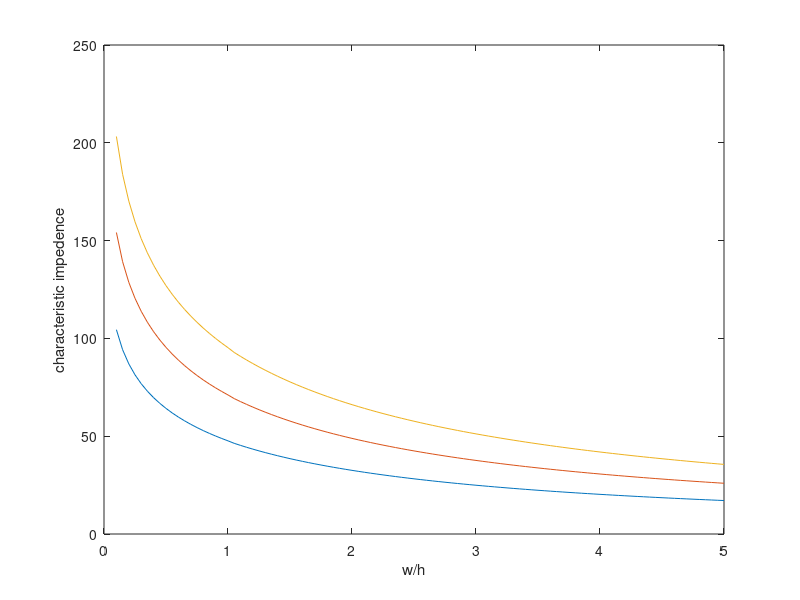
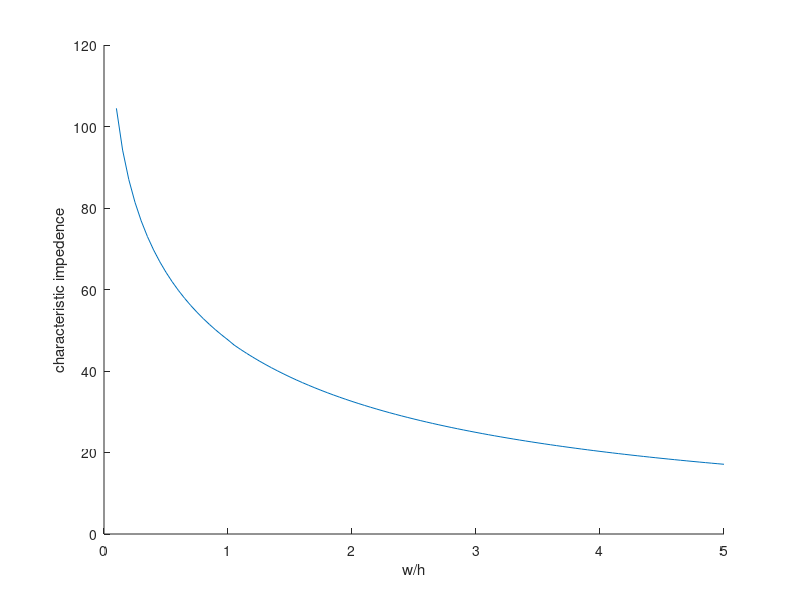
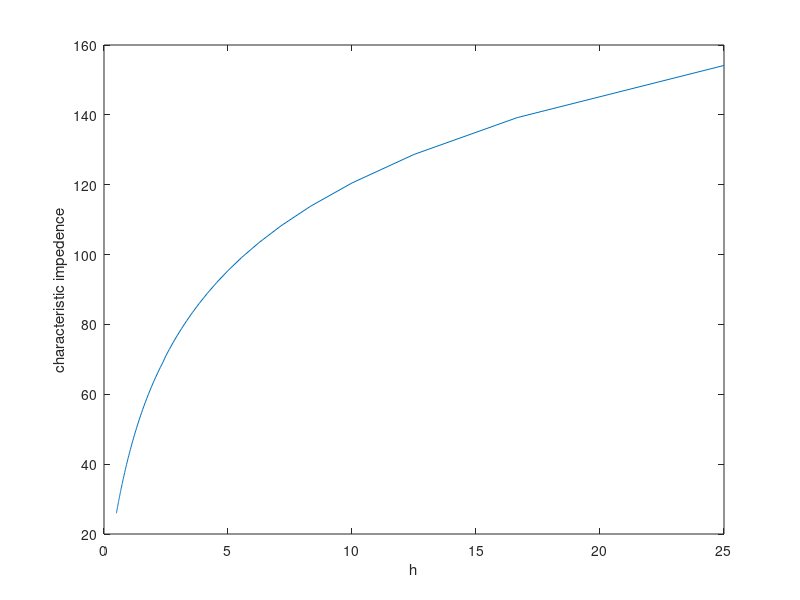

Recreate these plots in MATLAB, in order.
clc
clear all
close all

w_h = 0.1:0.05:5;
w = 2.5;
er = 10.5;
h = w./w_h;

for i = 1:length(w_h)
if (w_h(i)<=1)
    eff0(i) = (er+1)/2 + ((er-1)/2)*((1+12*(1/w_h(i)))^(-1/2)+0.04*(1-w_h(i))^2);
    z0(i) = (60)/(sqrt(eff0(i)))*log((8/(w_h(i)))+ w_h(i)/4);
else
    eff0(i) = (er+1)/(2) + (er-1)/(2)*(1 + 12*(1/w_h(i)))^(-1/2);
    z0(i) = (120*pi)/((sqrt(eff0(i)))*(w_h(i) + 1.393 + 0.667*log((w_h(i)+1.444))));
end 
end

w_h = 0.1:0.05:5;
w = 2.5;
er = 4.4;
h = w./w_h;

for i = 1:length(w_h)
if (w_h(i)<=1)
    eff1(i) = (er+1)/2 + ((er-1)/2)*((1+12*(1/w_h(i)))^(-1/2)+0.04*(1-w_h(i))^2);
    z1(i) = (60)/(sqrt(eff1(i)))*log((8/(w_h(i)))+ w_h(i)/4);
else
    eff1(i) = (er+1)/(2) + (er-1)/(2)*(1 + 12*(1/w_h(i)))^(-1/2);
    z1(i) = (120*pi)/((sqrt(eff1(i)))*(w_h(i) + 1.393 + 0.667*log((w_h(i)+1.444))));
end 
end

figure(3)
plot(h,z1)
xlabel('h')
ylabel('characteristic impedence')

w_h = 0.1:0.05:5;
w = 2.5;
er = 2.2;
h = w./w_h;

for i = 1:length(w_h)
if (w_h(i)<=1)
    eff2(i) = (er+1)/2 + ((er-1)/2)*((1+12*(1/w_h(i)))^(-1/2)+0.04*(1-w_h(i))^2);
    z2(i) = (60)/(sqrt(eff2(i)))*log((8/(w_h(i)))+ w_h(i)/4);
else
    eff2(i) = (er+1)/(2) + (er-1)/(2)*(1 + 12*(1/w_h(i)))^(-1/2);
    z2(i) = (120*pi)/((sqrt(eff2(i)))*(w_h(i) + 1.393 + 0.667*log((w_h(i)+1.444))));
end 
end

figure(1)
plot(w_h,z0,w_h,z1,w_h,z2)
xlabel('w/h')
ylabel('characteristic impedence')

w_h = 0.1:0.05:5;
h = 1.6;
w = w_h.*h;
er = 10.5;

for i = 1:length(w_h)
if (w_h(i)<=1)
    eff3(i) = (er+1)/2 + ((er-1)/2)*((1+12*(1/w_h(i)))^(-1/2)+0.04*(1-w_h(i))^2);
    z3(i) = (60)/(sqrt(eff3(i)))*log((8/(w_h(i)))+ w_h(i)/4);
else
    eff3(i) = (er+1)/(2) + (er-1)/(2)*(1 + 12*(1/w_h(i)))^(-1/2);
    z3(i) = (120*pi)/((sqrt(eff3(i)))*(w_h(i) + 1.393 + 0.667*log((w_h(i)+1.444))));
end 
end

figure(2)
hold on 
plot(w_h,z3)
xlabel('w/h')
ylabel('characteristic impedence')